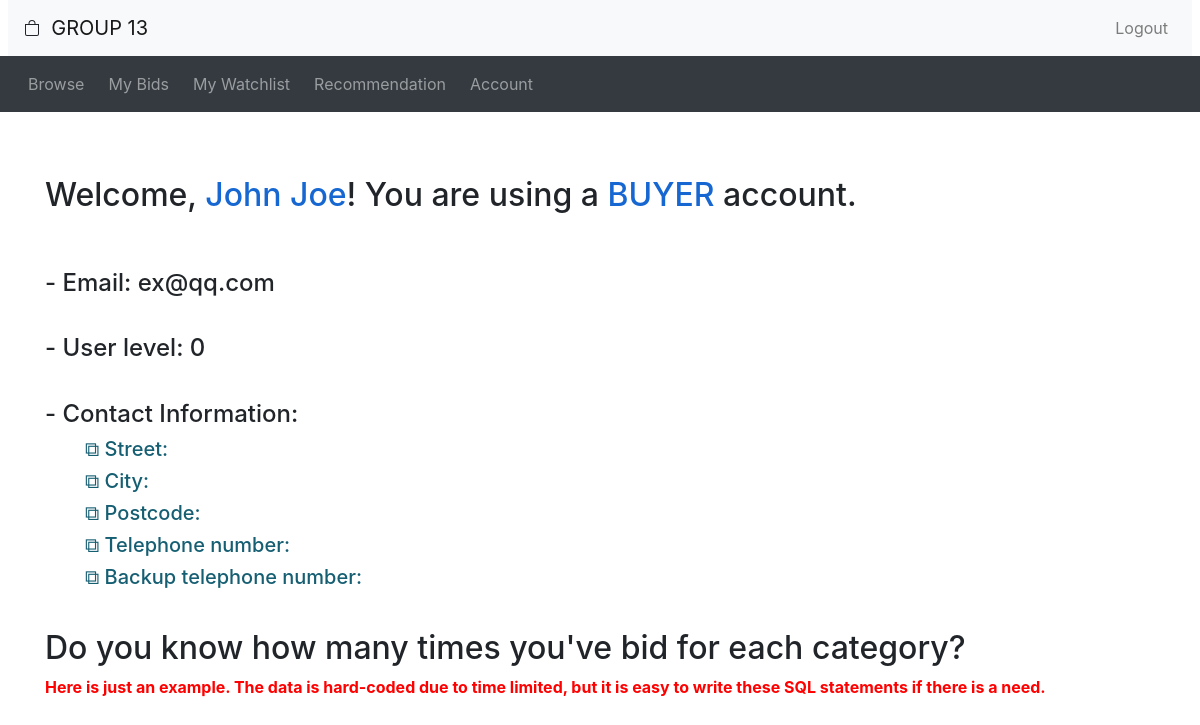
The page /auction/account.php (signed in) on the database as committed earlier.
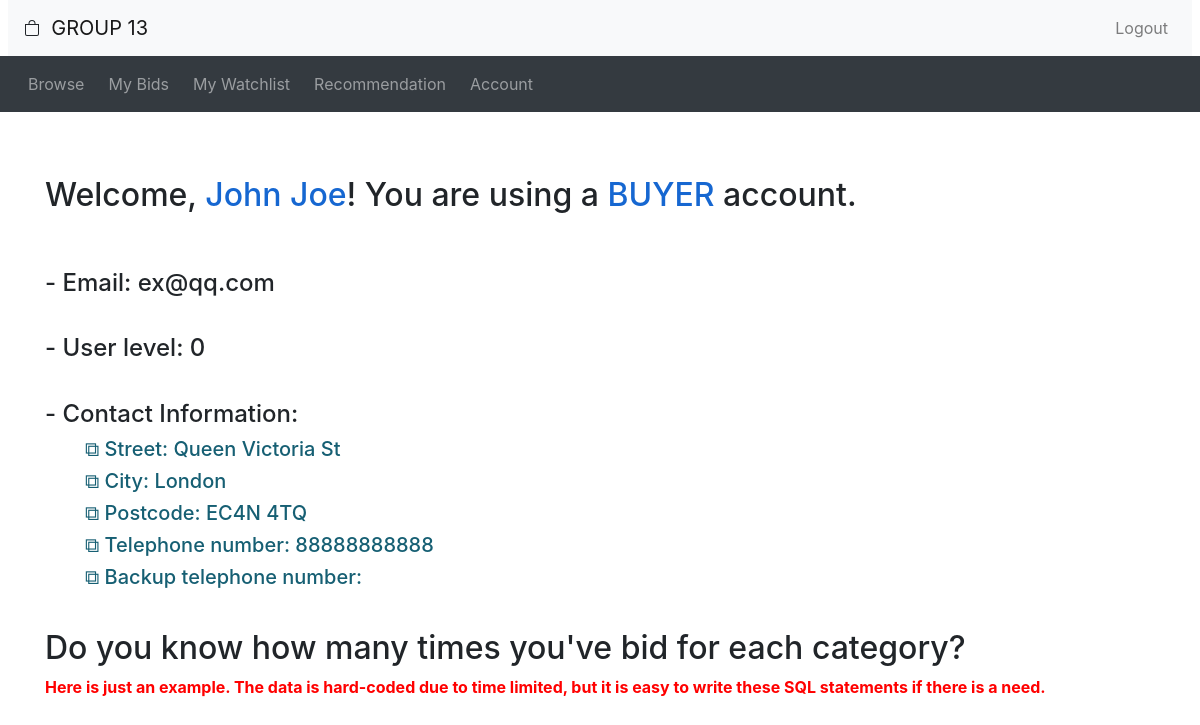
The same page on the database as committed later.
### tables this page shows
CREATE TABLE IF NOT EXISTS `buyer` (
  `buyerId` int(10) UNSIGNED NOT NULL AUTO_INCREMENT,
  `email` varchar(255) NOT NULL,
  `password` varchar(255) NOT NULL,
  `firstName` varchar(35) NOT NULL,
  `lastName` varchar(35) NOT NULL,
  `level` tinyint(3) UNSIGNED NOT NULL DEFAULT '0',
  PRIMARY KEY (`buyerId`),
  UNIQUE KEY `email` (`email`)
);

CREATE TABLE IF NOT EXISTS `buyercont` (
  `buyerId` int(10) UNSIGNED NOT NULL,
  `street` varchar(35) NOT NULL,
  `city` varchar(35) NOT NULL,
  `postcode` varchar(35) NOT NULL,
  `telNo` varchar(15) DEFAULT NULL,
  `backupTelNo` varchar(15) DEFAULT NULL,
  PRIMARY KEY (`buyerId`),
  KEY `buyerId` (`buyerId`)
);

### auction/account.php (the view, shortened to what this page needs)
<?php require_once("header.php")?>
<head>
</head>
<div class="container">
<?php
  $user_username = $_SESSION['username'];
  if ($_SESSION['account_type'] == 'buyer') {
      $user_id_query = "SELECT buyerId FROM buyer WHERE email='$user_username'";
      $user_id = intval(mysqli_fetch_row(mysqli_query($connection, $user_id_query))[0]);
      $query = "SELECT firstName, lastName, email, level, street, city, postcode, telNo, backupTelNo
                FROM buyer
                LEFT JOIN buyerCont
                ON buyer.buyerId=buyerCont.buyerId
                WHERE buyer.buyerId='$user_id'";
      $user_info = mysqli_fetch_row(mysqli_query($connection, $query));
      $user_name =  ucfirst($user_info[0]).' '.ucfirst($user_info[1]);
      $user_email =  $user_info[2];
      $user_level = $user_info[3];
      $user_street = $user_info[4];
      $user_city = $user_info[5];
      $user_postcode = $user_info[6];
      $user_tel = $user_info[7];
      $user_backuptel = $user_info[8];
  }
?>
<br><br>
<h2 class="my-3">Welcome, <span class='blue'><?php echo $user_name ?></span>! You are using a <span class='blue'><?php echo strtoupper($_SESSION['account_type']) ?></span> account.<br><br></h2>
<h4>- Email: <?php echo $user_email ?><br><br></h4>
<h4>- User level: <?php echo $user_level ?><br><br></h4>
<h4>- Contact Information: <br><h4>
<h5 class="address-detail">&boxbox; Street: <?php echo $user_street ?><br><h5>
<h5 class="address-detail">&boxbox; City: <?php echo $user_city ?><br><h5>
<h5 class="address-detail">&boxbox; Postcode: <?php echo $user_postcode ?><h5>
<h5 class="address-detail">&boxbox; Telephone number: <?php echo $user_tel ?><h5>
<h5 class="address-detail">&boxbox; Backup telephone number: <?php echo $user_backuptel ?><h5>
<br>
<h2 id="visual-bid"></h2>
<b><font color="red" id="visual-explain"></font></b>

Rows that differ between the two databases and show on the page:
no longer on this page (row unchanged): buyer: user_name "John Joe", email "ex@qq.com", level "0"
added buyercont: buyerId.lastName "John Joe", buyerId.email "ex@qq.com", buyerId.level "0", street "Queen Victoria St", city "London", postcode "EC4N 4TQ", telNo "88888888888"
